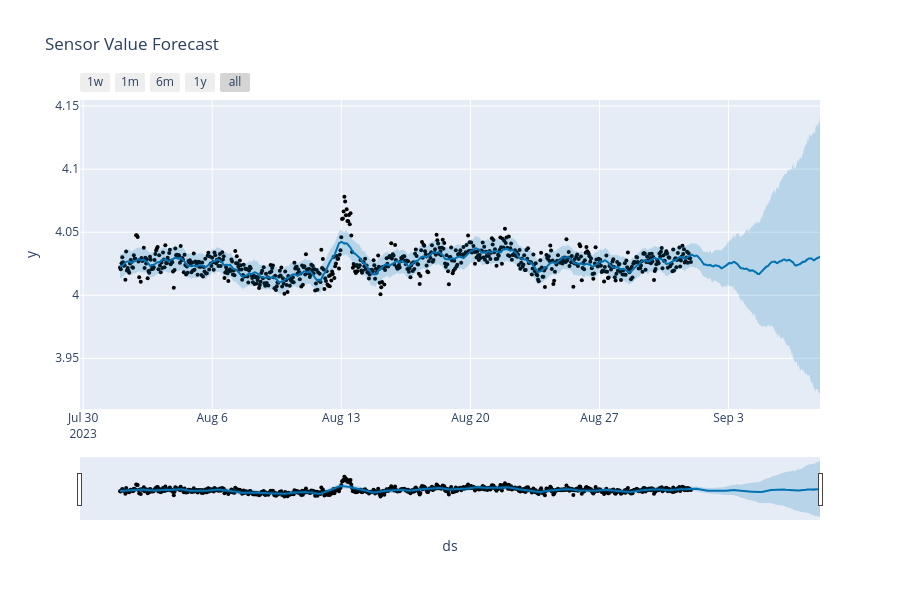

Notebook code for this chart:
### Markdown cell above
## 7. Visualize Results
Prophet provides built-in Plotly functions to visualize the forecast and its components.

### Code cell
# Plot the forecast
fig_forecast = plot_plotly(m, forecast)
fig_forecast.update_layout(title='Sensor Value Forecast')
fig_forecast.show()

### Figure 1 — Plotly figure (JSON) as saved in the notebook; plotly's stock layout.template omitted (floating-point values rounded to 4 significant figures; data arrays with more than 128 entries replaced by an {"elided": "..."} marker saying what was removed)
{"data": [{"marker": {"color": "black", "size": 4}, "mode": "markers", "name": "Actual", "type": "scatter", "x": {"elided": "744 str values"}, "y": {"elided": "744 float values"}}, {"hoverinfo": "skip", "line": {"width": 0}, "mode": "lines", "type": "scatter", "x": {"elided": "912 str values"}, "y": {"elided": "912 float values"}}, {"fill": "tonexty", "fillcolor": "rgba(0, 114, 178, 0.2)", "line": {"color": "#0072B2", "width": 2}, "mode": "lines", "name": "Predicted", "type": "scatter", "x": {"elided": "912 str values"}, "y": {"elided": "912 float values"}}, {"fill": "tonexty", "fillcolor": "rgba(0, 114, 178, 0.2)", "hoverinfo": "skip", "line": {"width": 0}, "mode": "lines", "type": "scatter", "x": {"elided": "912 str values"}, "y": {"elided": "912 float values"}}], "layout": {"height": 600, "showlegend": false, "title": {"text": "Sensor Value Forecast"}, "width": 900, "xaxis": {"rangeselector": {"buttons": [{"count": 7, "label": "1w", "step": "day", "stepmode": "backward"}, {"count": 1, "label": "1m", "step": "month", "stepmode": "backward"}, {"count": 6, "label": "6m", "step": "month", "stepmode": "backward"}, {"count": 1, "label": "1y", "step": "year", "stepmode": "backward"}, {"step": "all"}]}, "rangeslider": {"visible": true}, "title": {"text": "ds"}, "type": "date"}, "yaxis": {"title": {"text": "y"}}}}
